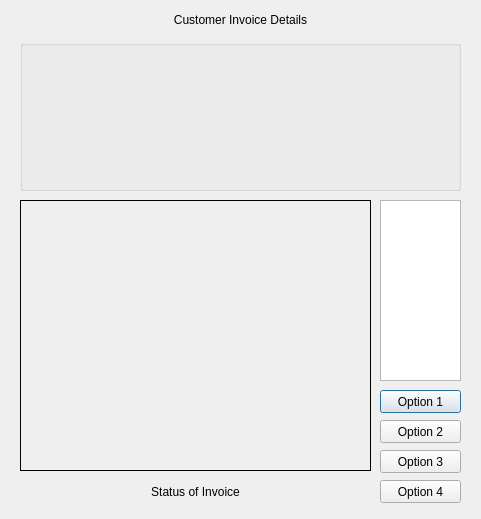
<?xml version="1.0" encoding="UTF-8"?>
<ui version="4.0">
 <class>Dialog</class>
 <widget class="QDialog" name="Dialog">
  <property name="geometry">
   <rect>
    <x>0</x>
    <y>0</y>
    <width>481</width>
    <height>519</height>
   </rect>
  </property>
  <property name="windowTitle">
   <string>Customer Invoices Information</string>
  </property>
  <widget class="QLabel" name="labelTitle">
   <property name="geometry">
    <rect>
     <x>20</x>
     <y>10</y>
     <width>441</width>
     <height>20</height>
    </rect>
   </property>
   <property name="text">
    <string>Customer Invoice Details</string>
   </property>
   <property name="alignment">
    <set>Qt::AlignCenter</set>
   </property>
  </widget>
  <widget class="QGroupBox" name="groupGets">
   <property name="geometry">
    <rect>
     <x>20</x>
     <y>40</y>
     <width>441</width>
     <height>151</height>
    </rect>
   </property>
   <property name="title">
    <string/>
   </property>
  </widget>
  <widget class="QFrame" name="frameBrowse">
   <property name="geometry">
    <rect>
     <x>20</x>
     <y>200</y>
     <width>351</width>
     <height>271</height>
    </rect>
   </property>
   <property name="frameShape">
    <enum>QFrame::Box</enum>
   </property>
   <property name="frameShadow">
    <enum>QFrame::Plain</enum>
   </property>
  </widget>
  <widget class="QListWidget" name="listItems">
   <property name="geometry">
    <rect>
     <x>380</x>
     <y>200</y>
     <width>81</width>
     <height>181</height>
    </rect>
   </property>
  </widget>
  <widget class="QPushButton" name="btnOpt1">
   <property name="geometry">
    <rect>
     <x>380</x>
     <y>390</y>
     <width>81</width>
     <height>23</height>
    </rect>
   </property>
   <property name="text">
    <string>Option 1</string>
   </property>
  </widget>
  <widget class="QPushButton" name="btnOpt2">
   <property name="geometry">
    <rect>
     <x>380</x>
     <y>420</y>
     <width>81</width>
     <height>23</height>
    </rect>
   </property>
   <property name="text">
    <string>Option 2</string>
   </property>
  </widget>
  <widget class="QPushButton" name="btnOpt3">
   <property name="geometry">
    <rect>
     <x>380</x>
     <y>450</y>
     <width>81</width>
     <height>23</height>
    </rect>
   </property>
   <property name="text">
    <string>Option 3</string>
   </property>
  </widget>
  <widget class="QPushButton" name="btnOpt4">
   <property name="geometry">
    <rect>
     <x>380</x>
     <y>480</y>
     <width>81</width>
     <height>23</height>
    </rect>
   </property>
   <property name="text">
    <string>Option 4</string>
   </property>
  </widget>
  <widget class="QLabel" name="labelStatus">
   <property name="geometry">
    <rect>
     <x>20</x>
     <y>484</y>
     <width>351</width>
     <height>16</height>
    </rect>
   </property>
   <property name="text">
    <string>Status of Invoice</string>
   </property>
   <property name="alignment">
    <set>Qt::AlignCenter</set>
   </property>
  </widget>
 </widget>
 <resources/>
 <connections/>
</ui>
